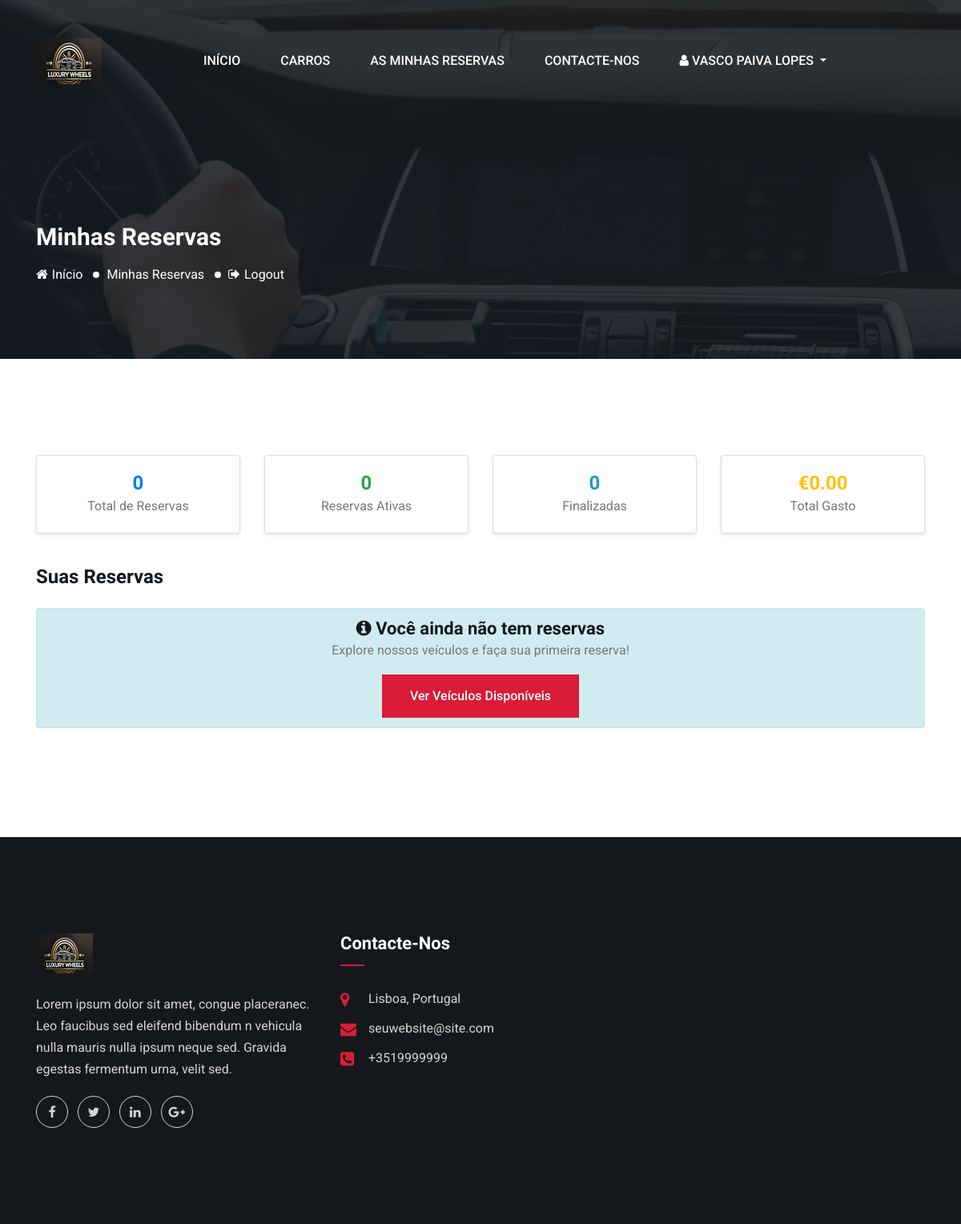
The app's page /minhas-reservas (signed in), older data.
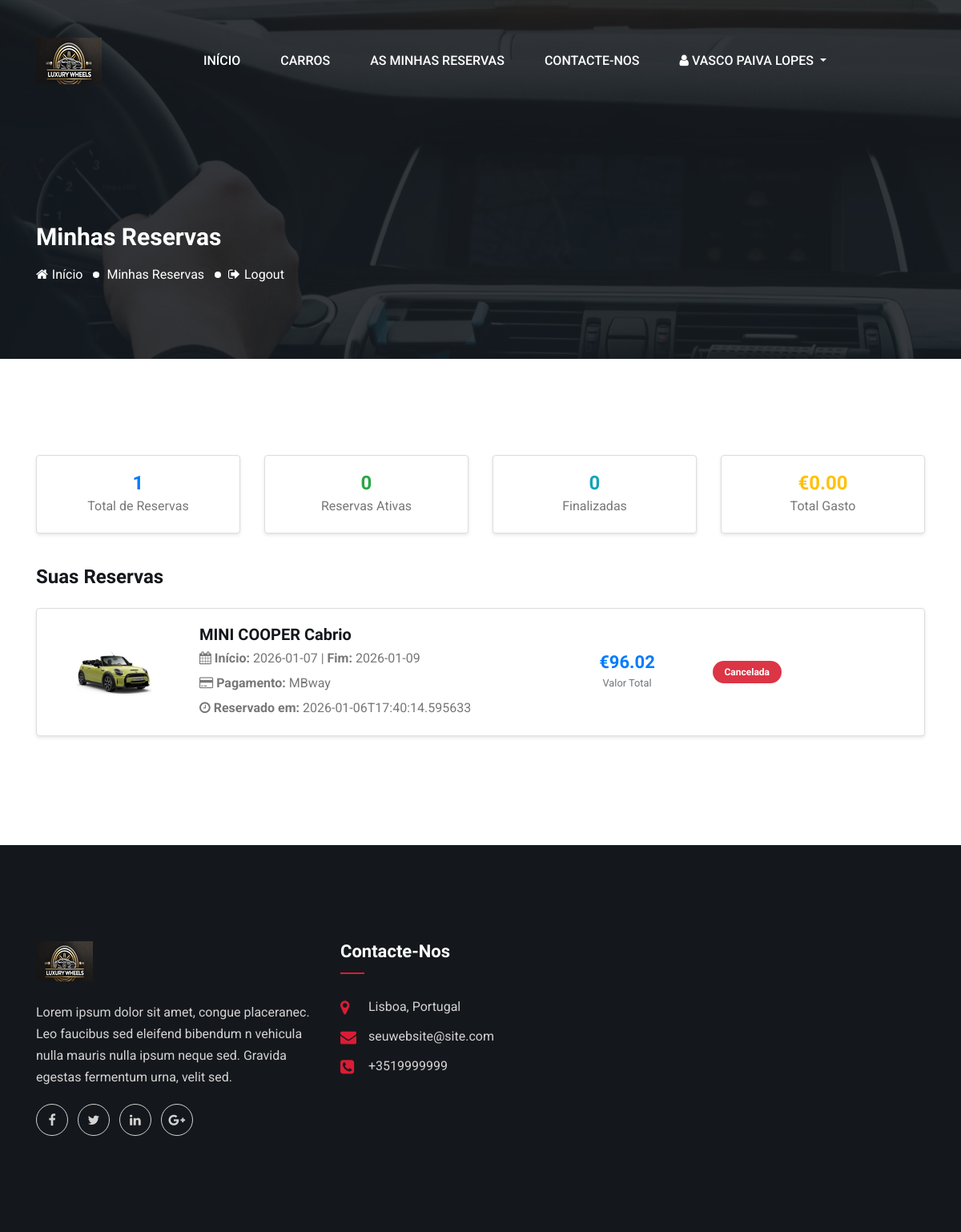
The same page, newer data.
### app/model/Cliente.py (models this page shows, shortened)
class Cliente(db.Model, UserMixin):
    __tablename__ = 'clientes'
    id = db.Column(db.Integer, primary_key=True, autoincrement=True)
    date_created = db.Column(db.DateTime, default=datetime.utcnow)
    name = db.Column(db.String(100), nullable=False)
    email = db.Column(db.String(120), unique=True, nullable=False)
    phone = db.Column(db.String(20), nullable=False)
    birth_date = db.Column(db.Date, nullable=False)
    city = db.Column(db.String(50), nullable=False)
    postal_code = db.Column(db.String(10), nullable=False)
    genero = db.Column(db.String(50), nullable=False)
    pass_hash = db.Column(db.String(128), nullable=False)
    reservas = db.relationship('Reserva', backref='cliente', lazy=True)

### app/model/Reserva.py (models this page shows, shortened)
class Reserva(db.Model):
    __tablename__ = 'reservas'
    id = db.Column(db.Integer, primary_key=True, autoincrement=True)
    cliente_id = db.Column(db.Integer, db.ForeignKey('clientes.id'), nullable=False)
    veiculo_id = db.Column(db.Integer, db.ForeignKey('veiculos.id'), nullable=False)
    forma_pagamento_id = db.Column(db.Integer, db.ForeignKey('formas_pagamento.id'), nullable=False)
    data_inicio = db.Column(db.Date, nullable=False)
    data_fim = db.Column(db.Date, nullable=False)
    valor_total = db.Column(db.Numeric(10, 2), nullable=False)
    status = db.Column(db.String(20), default='confirmada')  # confirmada, ativa, finalizada, cancelada
    data_reserva = db.Column(db.DateTime, default=datetime.utcnow)
    data_cancelamento = db.Column(db.DateTime, nullable=True)
    motivo_cancelamento = db.Column(db.Text, nullable=True)

### app/model/Veiculo.py (models this page shows, shortened)
class Veiculo(db.Model):
    __tablename__ = 'veiculos'
    id = db.Column(db.Integer, primary_key=True, autoincrement=True)
    marca = db.Column(db.String(50), nullable=False)
    modelo = db.Column(db.String(50), nullable=False)
    categoria = db.Column(db.String(20), nullable=False)  # Pequeno, Médio, Grande, SUV, Luxo
    transmissao = db.Column(db.String(20), nullable=False)  # Automatico, Manual
    tipo_veiculo = db.Column(db.String(10), nullable=False)  # Carro, Moto
    capacidade_pessoas = db.Column(db.Integer, nullable=False)
    valor_diaria = db.Column(db.Numeric(10, 2), nullable=False)
    imagem_url = db.Column(db.String(255), nullable=True, default="default.jpg")
    matricula = db.Column(db.String(10), unique=True, nullable=False)
    cor = db.Column(db.String(30), nullable=False)
    ano = db.Column(db.Integer, nullable=False)
    kilometragem = db.Column(db.Integer, default=0)
    data_ultima_revisao = db.Column(db.Date, nullable=False)
    data_proxima_revisao = db.Column(db.Date, nullable=False)
    data_ultima_inspecao = db.Column(db.Date, nullable=False)
    ativo = db.Column(db.Boolean, default=True)
    data_cadastro = db.Column(db.DateTime, default=datetime.utcnow)
    reservas = db.relationship('Reserva', backref='veiculo', lazy=True)

### app/model/PayMethod.py (models this page shows, shortened)
class PayMethod(db.Model): # MB, MBway, CCredito,
    __tablename__ = 'formas_pagamento'
    id = db.Column(db.Integer, primary_key=True, autoincrement=True)
    nome = db.Column(db.String(50), nullable=False, unique=True)
    ativo = db.Column(db.Boolean, default=True)
    reservas = db.relationship('Reserva', backref='formas_pagamento', lazy='dynamic')

### app/routes.py (the view)
@app.route("/minhas-reservas")
@login_required
def minhas_reservas():
    try:
        reservas = ReservaControler().get_reservas_cliente(current_user.id)
        estatisticas = ReservaControler().get_estatisticas_cliente(current_user.id)
        context = {
            'reservas': reservas,
            'estatisticas': estatisticas
        }
        return render_template("minhas_reservas.html", context=context)
    except Exception as e:
        print(f"Erro ao carregar reservas: {e}")
        flash('Erro ao carregar suas reservas. Tente novamente.', 'danger')
        return redirect(url_for('car_list'))

### app/model/Cliente.py (called while the page is built)
@login_manager.user_loader
def load_user(user_id):
    return Cliente.query.get(int(user_id))

### app/templates/minhas_reservas.html (shortened to what this page needs)
{% extends 'base.html' %}
{% block content %}
<section class="inner-page-banner bg_img overlay-3" data-background="{{ url_for('static', filename='images/inner-page-bg.jpg') }}">
    <div class="container">
        <div class="row">
            <div class="col-md-12">
                <h2 class="page-title">Minhas Reservas</h2>
                <ol class="page-list">
                    <li><a href="{{ url_for('root')}}"><i class="fa fa-home"></i>Início</a></li>
                    <li>Minhas Reservas</li>
                    <li><a href="{{ url_for('logout')}}"><i class="fa fa-sign-out"></i>Logout</a></li>
                </ol>
            </div>
        </div>
    </div>
</section>
<section class="pt-120 pb-120">
    <div class="container">
        <div class="row mb-4">
            <div class="col-lg-3 col-md-6 mb-3">
                <div class="card text-center">
                    <div class="card-body">
                        <h3 class="text-primary">{{ context.estatisticas.total_reservas }}</h3>
                        <p class="mb-0">Total de Reservas</p>
                    </div>
                </div>
            </div>
            <div class="col-lg-3 col-md-6 mb-3">
                <div class="card text-center">
                    <div class="card-body">
                        <h3 class="text-success">{{ context.estatisticas.reservas_ativas }}</h3>
                        <p class="mb-0">Reservas Ativas</p>
                    </div>
                </div>
            </div>
            <div class="col-lg-3 col-md-6 mb-3">
                <div class="card text-center">
                    <div class="card-body">
                        <h3 class="text-info">{{ context.estatisticas.reservas_finalizadas }}</h3>
                        <p class="mb-0">Finalizadas</p>
                    </div>
                </div>
            </div>
            <div class="col-lg-3 col-md-6 mb-3">
                <div class="card text-center">
                    <div class="card-body">
                        <h3 class="text-warning">€{{ "%.2f"|format(context.estatisticas.total_gasto) }}</h3>
                        <p class="mb-0">Total Gasto</p>
                    </div>
                </div>
            </div>
        </div>
        <div class="row">
            <div class="col-lg-12">
                <h3 class="mb-4">Suas Reservas</h3>
                {% if context.reservas %}
                    {% for reserva in context.reservas %}
                    <div class="card mb-3">
                        <div class="card-body">
                            <div class="row align-items-center">
                                <div class="col-md-2">
                                    <img src="{{ url_for('static', filename='images/cars/' + reserva.veiculo.imagem_url) if reserva.veiculo.imagem_url else url_for('static', filename='images/cars/default.jpg') }}"
                                         alt="{{ reserva.veiculo.marca }} {{ reserva.veiculo.modelo }}"
                                         class="img-fluid rounded">
                                </div>
                                <div class="col-md-5">
                                    <h5 class="mb-1">{{ reserva.veiculo.marca }} {{ reserva.veiculo.modelo }}</h5>
                                    <p class="mb-1">
                                        <i class="fa fa-calendar"></i>
                                        <strong>Início:</strong> {{ reserva.data_inicio }} |
                                        <strong>Fim:</strong> {{ reserva.data_fim }}
                                    </p>
                                    <p class="mb-1">
                                        <i class="fa fa-credit-card"></i>
                                        <strong>Pagamento:</strong> {{ reserva.forma_pagamento }}
                                    </p>
                                    <p class="mb-0">
                                        <i class="fa fa-clock-o"></i>
                                        <strong>Reservado em:</strong> {{ reserva.data_reserva }}
                                    </p>
                                </div>
                                <div class="col-md-2 text-center">
                                    <h4 class="text-primary mb-0">€{{ "%.2f"|format(reserva.valor_total) }}</h4>
                                    <small class="text-muted">Valor Total</small>
                                </div>
                                <div class="col-md-1 text-center">
                                    {% if reserva.status == 'confirmada' %}
                                        <span class="badge badge-success badge-pill">Confirmada</span>
                                    {% elif reserva.status == 'ativa' %}
                                        <span class="badge badge-primary badge-pill">Ativa</span>
                                    {% elif reserva.status == 'finalizada' %}
                                        <span class="badge badge-info badge-pill">Finalizada</span>
                                    {% elif reserva.status == 'cancelada' %}
                                        <span class="badge badge-danger badge-pill">Cancelada</span>
                                    {% endif %}
                                </div>
                            </div>
                        </div>
                    </div>
                    {% endfor %}
                {% else %}
                    <div class="alert alert-info text-center">
                        <h4><i class="fa fa-info-circle"></i> Você ainda não tem reservas</h4>
                        <p>Explore nossos veículos e faça sua primeira reserva!</p>
                        <a href="{{ url_for('car_list') }}" class="cmn-btn mt-3">Ver Veículos Disponíveis</a>
                    </div>
                {% endif %}
            </div>
        </div>
    </div>
</section>
{% endblock %}

### app/templates/base.html (shortened to what this page needs)
<!DOCTYPE html>
<html lang="pt-pt">
<head>
    <link href="{{ url_for('static', filename='css/fontawesome.min.css') }}" rel="stylesheet"/>
    <link href="{{ url_for('static', filename='css/bootstrap.min.css') }}" rel="stylesheet"/>
    <link href="{{ url_for('static', filename='css/lightcase.css') }}" rel="stylesheet"/>
    <link href="{{ url_for('static', filename='css/animate.css') }}" rel="stylesheet"/>
    <link href="{{ url_for('static', filename='css/nice-select.css') }}" rel="stylesheet"/>
    <link href="{{ url_for('static', filename='css/datepicker.min.css') }}" rel="stylesheet"/>
    <link href="{{ url_for('static', filename='css/wickedpicker.min.css') }}" rel="stylesheet"/>
    <link href="{{ url_for('static', filename='css/jquery-ui.min.css') }}" rel="stylesheet"/>
    <link href="{{ url_for('static', filename='css/owl.carousel.min.css') }}" rel="stylesheet"/>
    <link href="{{ url_for('static', filename='css/main.css') }}" rel="stylesheet"/>
</head>
<body>
<header class="header-section header-section--style2">
    <div class="header-bottom">
        <div class="container">
            <nav class="navbar navbar-expand-lg p-0">
                <a class="site-logo site-title" href="{{ url_for('root')}}">
                    <img alt="site-logo" src="{{ url_for('static', filename='images/logo2.png') }}"/>
                </a>
                <div class="collapse navbar-collapse" id="navbarSupportedContent">
                    <ul class="navbar-nav main-menu m-auto">
                        <li><a href="{{ url_for('root')}}">Início</a></li>
                        <li><a href="{{ url_for('car_list')}}">Carros</a></li>
                        {% if current_user.is_authenticated %}
                            <li><a href="{{ url_for('minhas_reservas')}}">As minhas reservas</a></li>
                            <li><a href="{{ url_for('contact')}}">Contacte-nos</a></li>
                            <li class="nav-item dropdown">
                                <a class="nav-link dropdown-toggle" href="#" id="userDropdown" role="button" data-toggle="dropdown" aria-haspopup="true" aria-expanded="false">
                                    <i class="fa fa-user"></i> {{ current_user.name }}
                                </a>
                            </li>
                        {% else %}
                            <li><a href="{{ url_for('login')}}">Iniciar sessão</a></li>
                            <li><a href="{{ url_for('registration')}}">Registar-se</a></li>
                            <li><a href="{{ url_for('contact')}}">Contacte-nos</a></li>
                        {% endif %}
                    </ul>
                </div>
            </nav>
        </div>
    </div>
</header>
    {% block content %}  {% endblock %}
<footer class="footer-section">
    <div class="footer-top pt-120 pb-120">
        <div class="container">
            <div class="row">
                <div class="col-lg-4 col-sm-8">
                    <div class="footer-widget widget-about">
                        <div class="widget-about-content">
                            <a class="footer-logo" href="{{ url_for('root')}}">
                                <img alt="logo" src="{{ url_for('static', filename='images/logo-footer.png') }}"/>
                            </a>
                            <p>Lorem ipsum dolor sit amet, congue placeranec. Leo faucibus sed eleifend bibendum n
                                vehicula nulla mauris nulla ipsum neque sed. Gravida egestas fermentum urna, velit
                                sed. </p>
                            <ul class="social-links">
                                <li><a href="#0"><i class="fa fa-facebook"></i></a></li>
                                <li><a href="#0"><i class="fa fa-twitter"></i></a></li>
                                <li><a href="#0"><i class="fa fa-linkedin"></i></a></li>
                                <li><a href="#0"><i class="fa fa-google-plus"></i></a></li>
                            </ul>
                        </div>
                    </div>
                </div>
                <div class="col-lg-4 col-sm-8">
                    <div class="footer-widget widget-address">
                        <h4 class="widget-title">contacte-nos</h4>
                        <ul>
                            <li>
                                <i class="fa fa-map-marker"></i>
                                <span>Lisboa, Portugal</span>
                            </li>
                            <li>
                                <i class="fa fa-envelope"></i>
                                <span>seuwebsite@site.com</span>
                            </li>
                            <li>
                                <i class="fa fa-phone-square"></i>
                                <span>+3519999999</span>
                            </li>
                        </ul>
                    </div>
                </div>
            </div>
        </div>
    </div>
</footer>
</body>
</html>

### app/templates/minhas_reservas.html (style rules this page uses)
.card { border: 1px solid #ddd; box-shadow: 0 2px 4px rgba(0,0,0,0.1); transition: all 0.3s; }
.badge-pill { padding: 8px 15px; font-size: 12px; }

Row changes from the older to the newer data that the page shows:
added Reserva: modelo (picture), veiculo.marca "MINI COOPER", veiculo.modelo "Cabrio", data_inicio "2026-01-07", data_fim "2026-01-09", forma_pagamento "MBway", data_reserva "2026-01-06T17:40:14.595633", valor_total "96.02", status "Cancelada"
Text that changed along with them:
{{ context.estatisticas.total_reservas }}: "0" → "1"
text no longer shown: "Você ainda não tem reservas Explore nossos veículos e faça sua primeira reserva! Ver Veículos Disponíveis"
